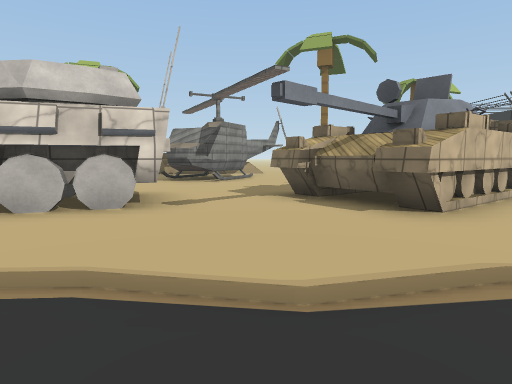
view 1 (above)

24 first-person views from a walk through a Unity game level. The camera is 1.5 m above the floor, tilts 6° down and sees 75° across. The floor is counted in squares, 2 m on a side. Each view is taken from the middle of a square. On the plan, view 1 faces up. The plan holds only what a view shows up to about 11 squares ahead; the rest is blank. The place goes on beyond the plan. The player is left out. Some surface patterns are stand-ins.

view 2
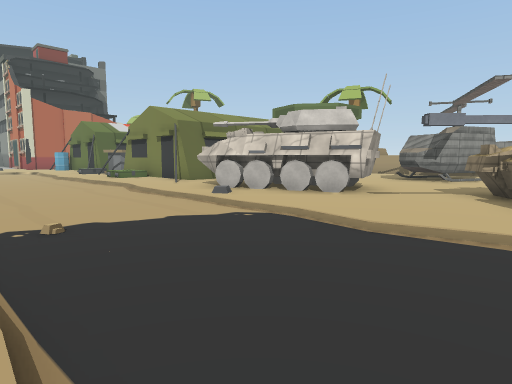

view 3
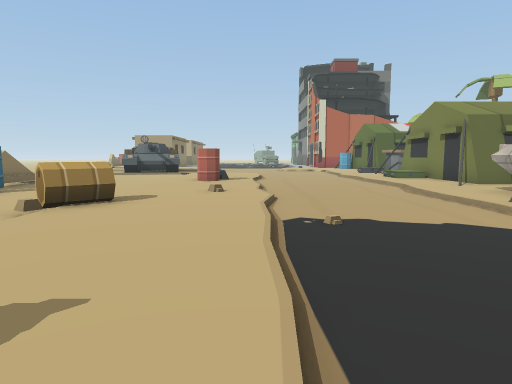

view 4
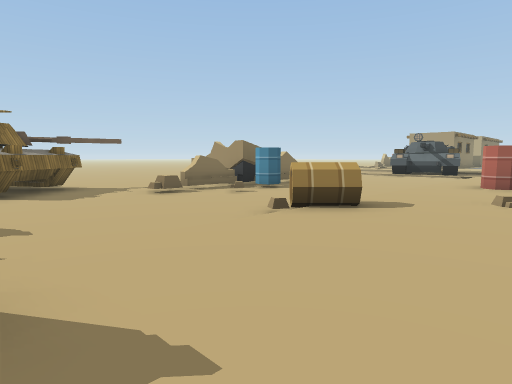

view 5
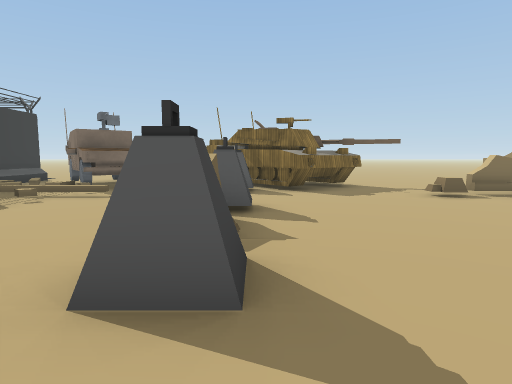

view 6
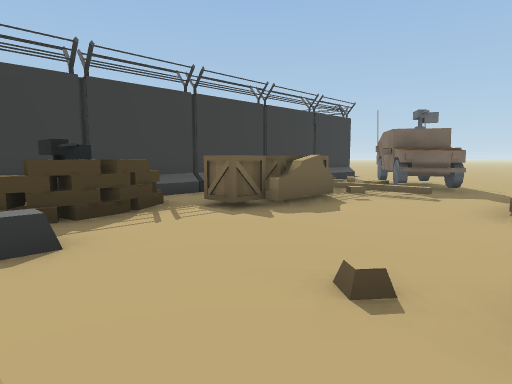

view 7
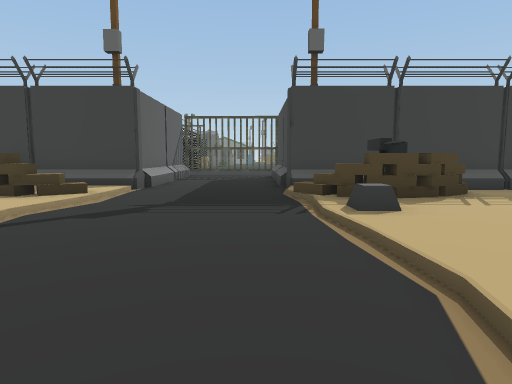

view 8
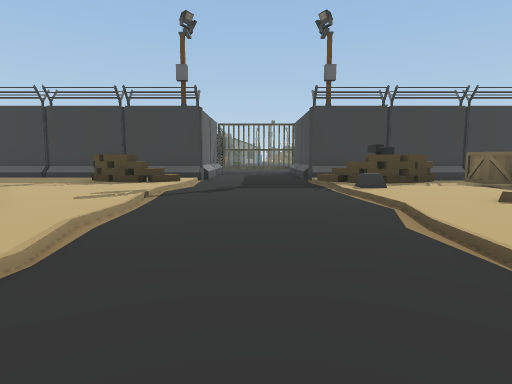

view 9
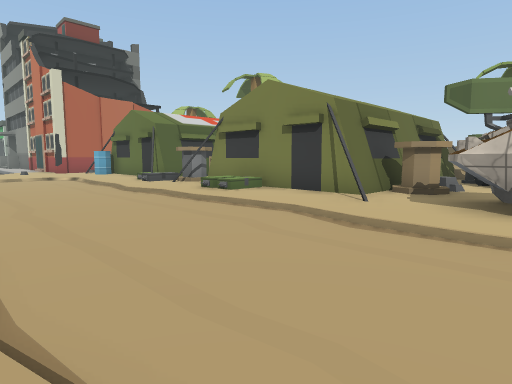

view 10
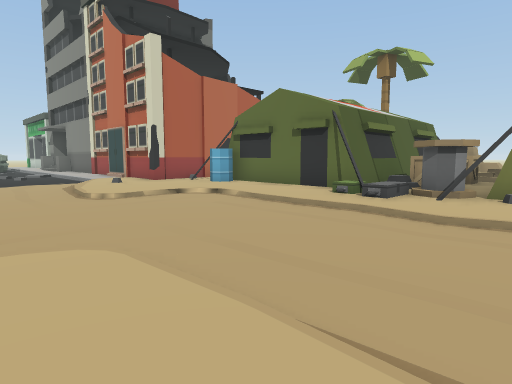

view 11
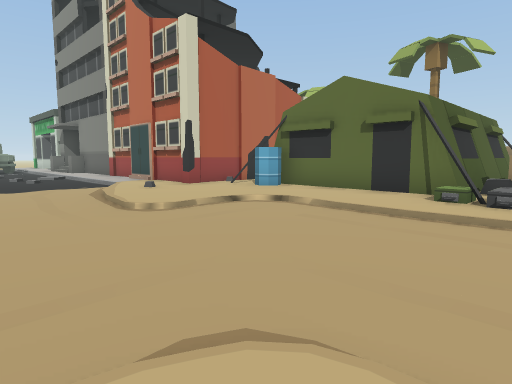

view 12
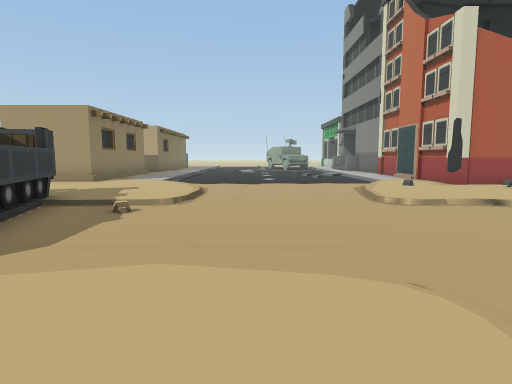

view 13
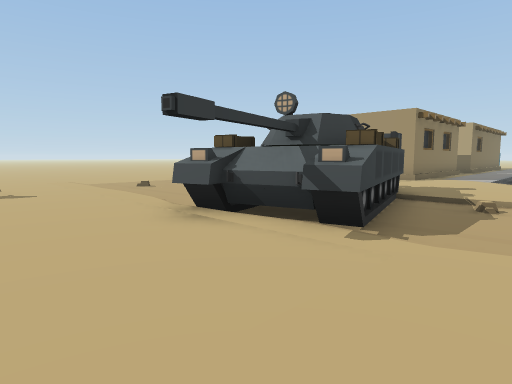

view 14
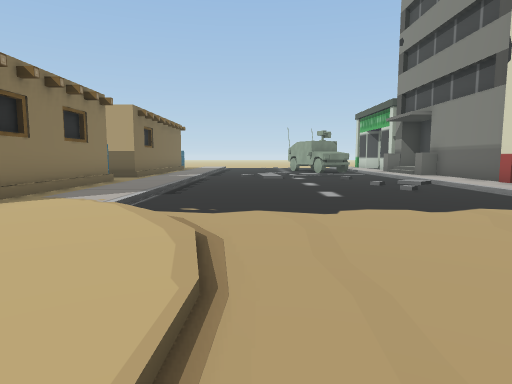

view 15
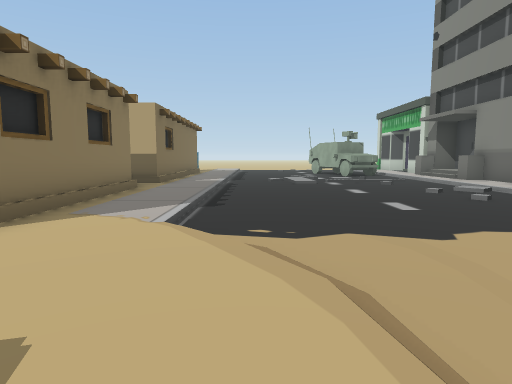

view 16
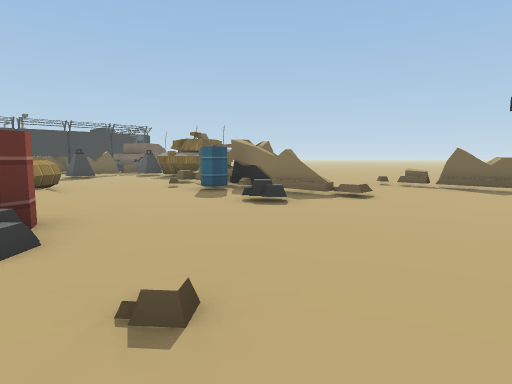

view 17
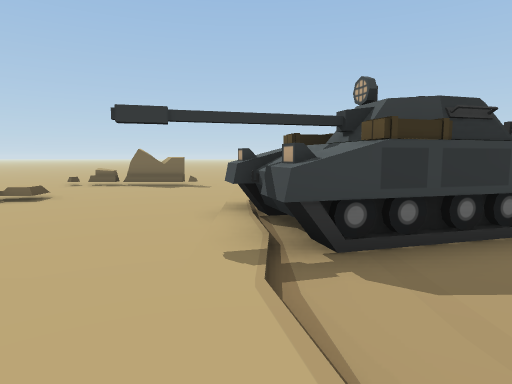

view 18
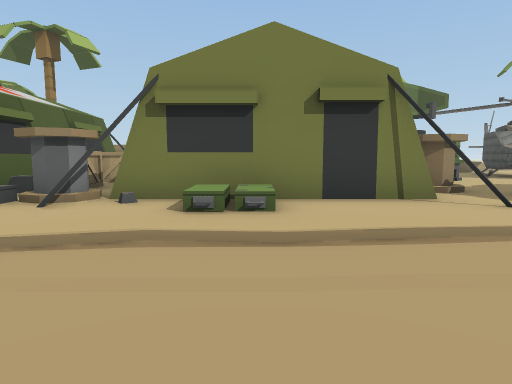

view 19
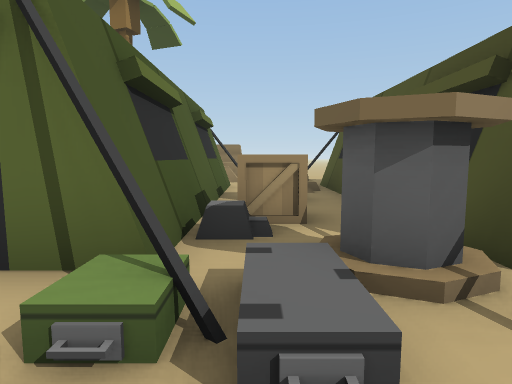

view 20
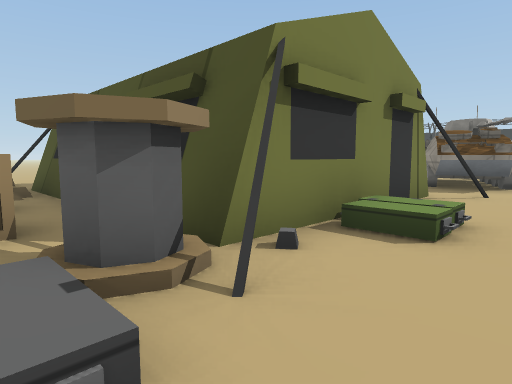

view 21
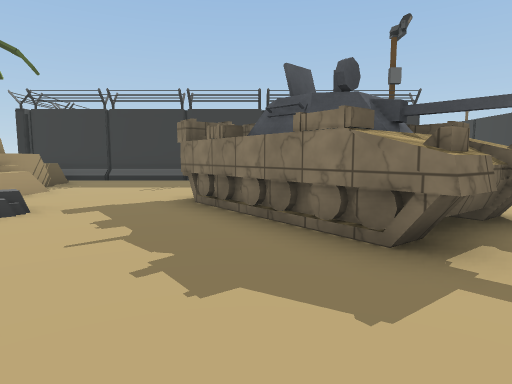

view 22
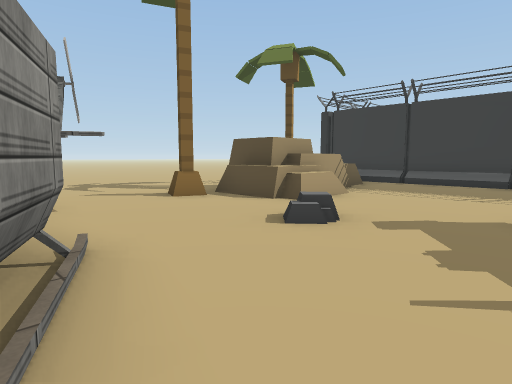

view 23
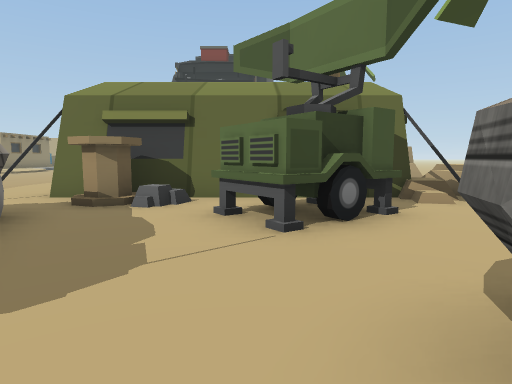

view 24
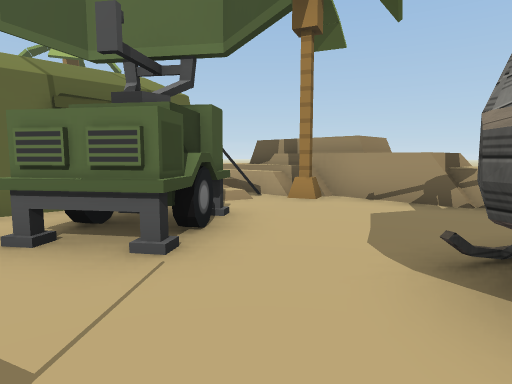

### Floor plan
Key: @ floor where view 1 was taken; # wall or solid block; x gap in a wall; . main floor; : floor 0.25 m higher than the main floor; + floor 0.5 m higher than the main floor; / step, stairs or slope; = window, fence, low wall or low ledge; ^ raised ledge; v drop or lower ground; T palm tree; W wheel; B barrel; R rock; C crate; H hut; O other object.
Columns run from 30 left of view 1 to 11 right of it. Each row starts with its distance up from view 1.
 14                          ^^    ::T#  T #
 13                #     =^^###^   :::###^^#
 12             TT ^     =RvT:::  ::::^^:::#
 11                #  #   RR:::: #:::::::::#
 10                #  #    ::O::##:::R:::::#
  9                #:/#    :OO::##:::::::::#
  8                #CC     :OO::::::::#:   #
  7                # :     :::::::::###  ::#
  6                #CC    #:R:::O::#### :::#
  5         ##  ####RO######OWOO^::####::::#
  4         #::B:::#/O//+::::#WWW:::#::::O #
  3 #####  ##::B::://:://::=:/W::::::::::/:#
  2 #:::: //::::://///:///////////:////////###
  1 ////////:/::/.............................
  0 .../...../::/.................@...........
 -1 .../......................../.............
 -2 ................//// ////://///////R/O:###
 -3 ................/:::/R:::/:::::/:::::O #
 -4 ................::::/B:::/:::::/O/:::O #
 -5 ......../::://..//////////BB////x///// #
 -6 ////////::::/..##...............#...C..#
 -7 ::::::::::::#####..............OO...C. #
 -8 ##:#H###/::     #.....R.B......OO...O
 -9  # O           ./.....##B....... ..//.
-10                ./....:. ###...#OO..///
-11               ../.....  # ...##OO.W#W/
-12               ../.......  ..#### ..##  #
-13               ../.#^x.... ...     ..   #
-14               ../........         ..O
-15                ./.

Where each view was taken, in squares from view 1:
view 1: 0 up, 0 right, facing up
view 2: 2 down, 2 right, facing up-left
view 3: 2 down, 2 right, facing left
view 4: 2 down, 1 right, facing down-left
view 5: 2 down, 1 right, facing down
view 6: 2 down, 2 right, facing down-right
view 7: 1 down, 1 right, facing right
view 8: 0 up, 2 left, facing right
view 9: 2 down, 4 left, facing up-left
view 10: 3 down, 11 left, facing up-left
view 11: 3 down, 13 left, facing up-left
view 12: 3 down, 12 left, facing left
view 13: 4 down, 11 left, facing down-left
view 14: 4 down, 18 left, facing left
view 15: 5 down, 19 left, facing left
view 16: 3 down, 13 left, facing down-right
view 17: 3 down, 14 left, facing down
view 18: 1 down, 10 left, facing up
view 19: 2 up, 14 left, facing up
view 20: 2 up, 14 left, facing up-right
view 21: 7 up, 2 left, facing right
view 22: 8 up, 1 left, facing up-right
view 23: 8 up, 1 left, facing left
view 24: 7 up, 2 left, facing up-left
